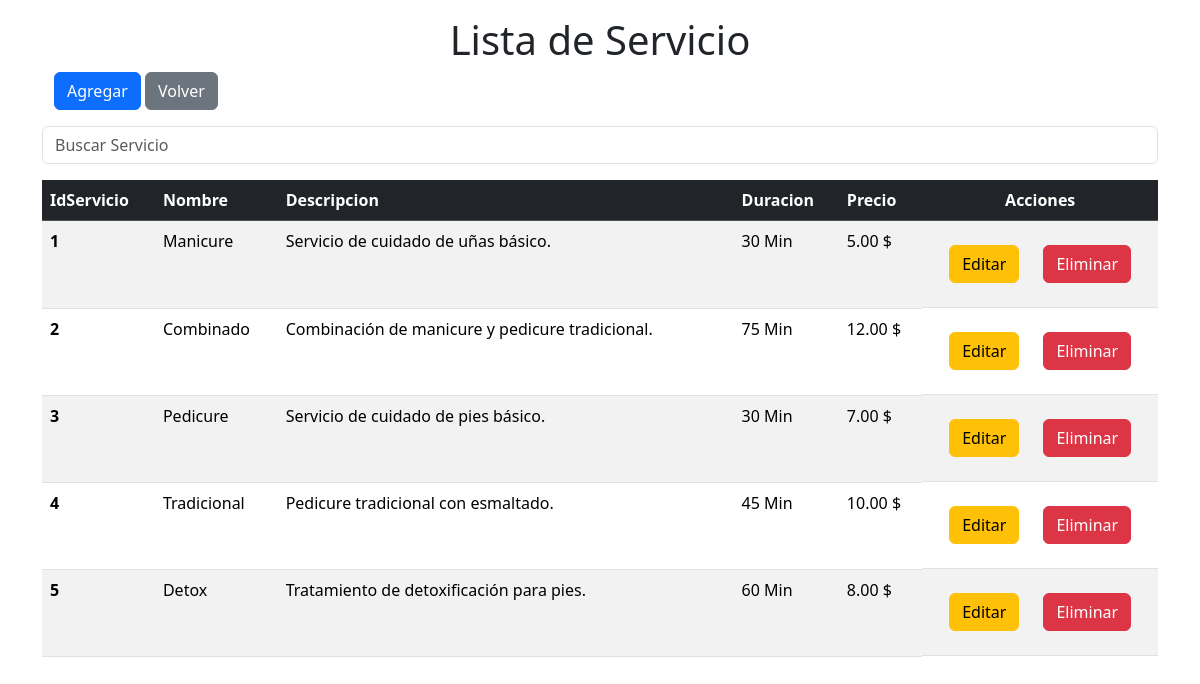
Screenshot of /Servicios/Servicio.php with the database file from the repository.
### tables this page shows
CREATE TABLE servicios (
    idServicio INT AUTO_INCREMENT PRIMARY KEY,
    nombre VARCHAR(100) NOT NULL,
    descripcion TEXT,
    duracion INT,
    precio DECIMAL(10, 2)
);

### Servicios/Servicio.php (the view, shortened to what this page needs)
<!doctype html>
<html lang="en">
<head>
    <link href="https://cdn.jsdelivr.net/npm/bootstrap@5.3.2/dist/css/bootstrap.min.css" rel="stylesheet"
>
</head>
<body>
    <div class="container mt-3">
        <h1 class="text-center">Lista de Servicio</h1>
    </div>
    <div class="container">
        <div class="container mb-3">
            <a href="ABM/Agregar.Servicio.php" class="btn btn-primary">Agregar</a>
            <a href="" class="btn btn-secondary">Volver</a>
        </div>
        <div class="mb-3">
            <input type="text" id="searchInput" class="form-control" placeholder="Buscar Servicio">
        </div>
        <div class="table-responsive">
            <table class="table table-striped">
                <thead class="table-dark table-header">
                    <tr>
                        <th scope="col">IdServicio</th>
                        <th scope="col">Nombre</th>
                        <th scope="col">Descripcion</th>
                        <th scope="col">Duracion</th>
                        <th scope="col">Precio</th>
                        <th class="text-center" scope="col">Acciones</th>
                    </tr>
                </thead>
                <tbody>
                    <?php
                    require("../Config/Conexion.php");
                    $sql = $conexion->query("SELECT idServicio, nombre, descripcion, duracion, precio FROM servicios ORDER BY idServicio;");
                    while ($resultado = $sql->fetch_assoc()) {
                        ?>
                        <tr>
                            <th scope="row">
                                <?php echo $resultado['idServicio'] ?>
                            </th>
                            <td scope="row">
                                <?php echo $resultado['nombre'] ?>
                            </td>
                            <td scope="row">
                                <?php echo $resultado['descripcion'] ?>
                            </td>
                            <td scope="row">
                                <?php echo $resultado['duracion'] ?> Min
                            </td>
                            <td scope="row">
                                <?php echo $resultado['precio'] ?> $
                            </td>
                            <td scope="row" class="d-flex justify-content-center"
                                style="gap: 1rem; padding: 1.5rem 0.5rem;">
                                <a href="ABM/Editar.Servicio.php?idServicio=<?php echo $resultado['idServicio']; ?>"
                                    class="btn btn-warning me-2">Editar</a>
                                <a href="ABM/Eliminar.Servicio.php?idServicio=<?php echo $resultado['idServicio']; ?>"
                                onclick="return confirm('¿Seguro que desea eliminar este Servicio?');" class="btn btn-danger">Eliminar</a>
                            </td>
                        </tr>
                        <?php
                    }
                    ?>
                </tbody>
            </table>
        </div>
    </div>
</body>
</html>

### rows the page displays
servicios: idServicio "1", nombre "Manicure", descripcion "Servicio de cuidado de uñas básico.", duracion "30", precio "5.00"
servicios: idServicio "2", nombre "Combinado", descripcion "Combinación de manicure y pedicure tradicional.", duracion "75", precio "12.00"
servicios: idServicio "3", nombre "Pedicure", descripcion "Servicio de cuidado de pies básico.", duracion "30", precio "7.00"
servicios: idServicio "4", nombre "Tradicional", descripcion "Pedicure tradicional con esmaltado.", duracion "45", precio "10.00"
servicios: idServicio "5", nombre "Detox", descripcion "Tratamiento de detoxificación para pies.", duracion "60", precio "8.00"
